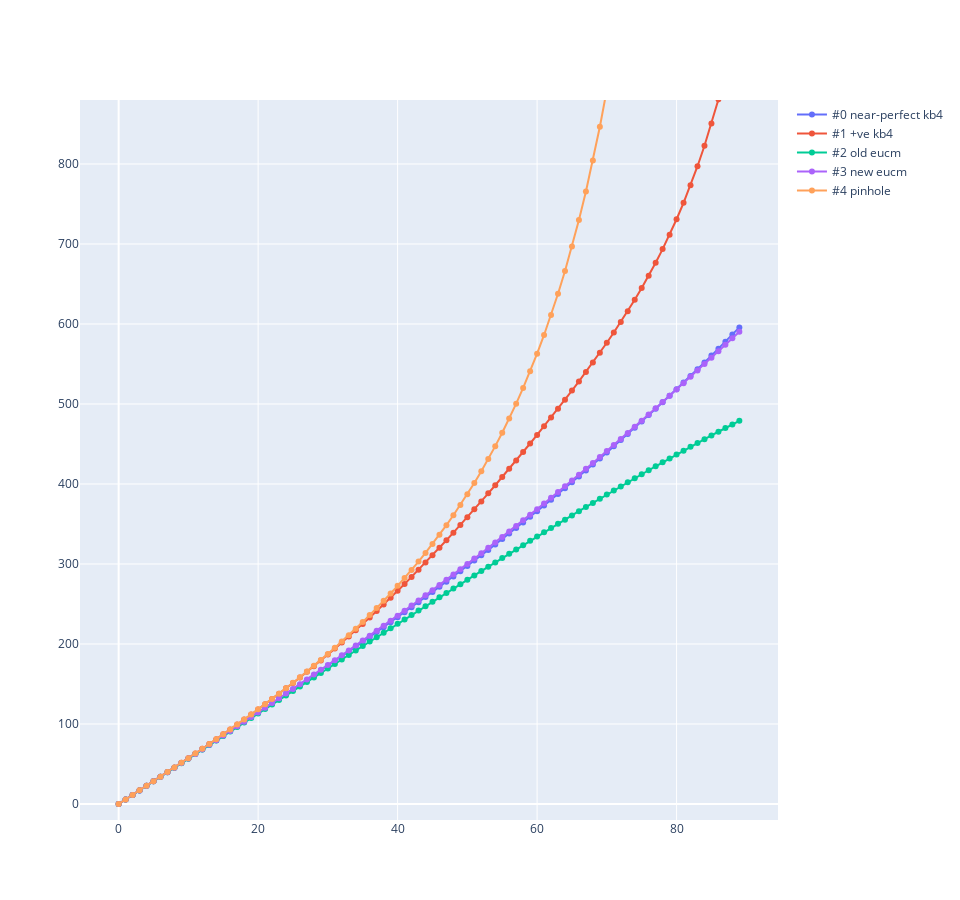

The notebook cell saved with this chart:
### Code cell
fig = go.Figure()

for i in range(len(points_2d_list)):
    points_2d = points_2d_list[i]
    print(points_2d.shape)
    r = np.linalg.norm(points_2d, axis=-1)
    print(r.shape)
    fig.add_trace(go.Scatter(x=degs, y=r, mode='lines+markers', name=f"#{i} {labels[i]}"))

fig.update_layout(yaxis_range=[-20,880])
fig.update_layout(height=900, width=960)
fig.show()
